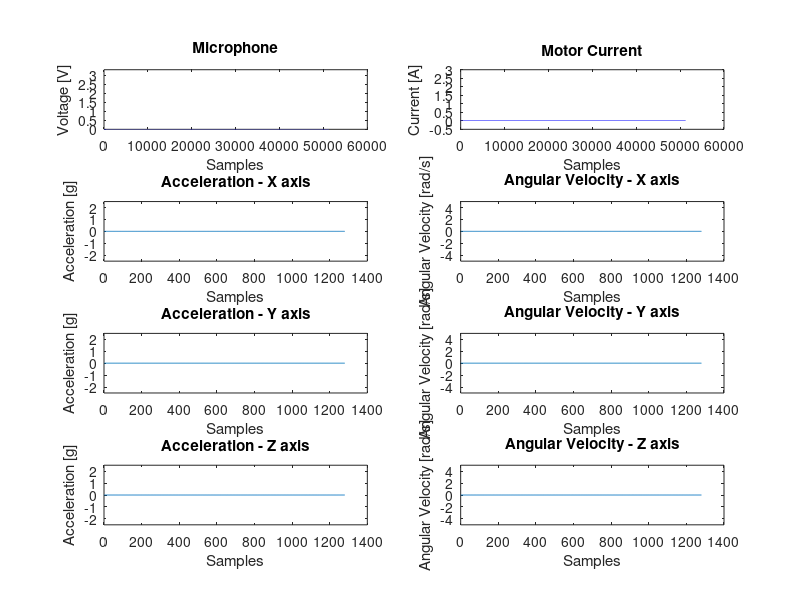
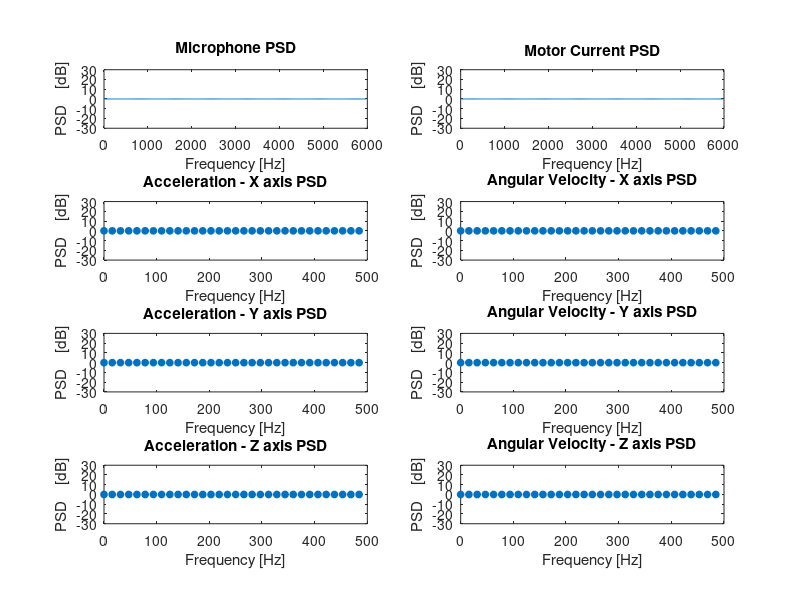

These figures' MATLAB source, in order: (Note: this script raises an error after producing the figures.)
clear all;
close all;
clc;

try
    L = 512; % Length of the ADC device buffer
    N = 100; % How many buffers the adc plot show
    adc_plot_length = N*L; % Total number of elements that the adc plot shows
    id = "u";
    
    L_imu = 64; % Length of the IMU device buffer
    N_i = 20; % How many buffers the IMU plot show 
    imu_length = N_i*64; % Total number of elements that the IMU plot shows 
    
    i = 0; % Microphone plot iteration counter
    j = 0; % Current plot iteration counter
    k = 0; % IMU plot iteration counter
    
    % --Time domain plots--
    f1=figure(1);
    set(f1,'name','Time Domain Plots', 'Position', [750 50 1000 1200]);
    
    % Preallocating data arrays
    mic_data = zeros([1,adc_plot_length]);
    cur_data = zeros([1,adc_plot_length]);
    imu_data = zeros([1,6*L_imu]);
    accel_x_data = zeros([1,imu_length]);
    accel_y_data = zeros([1,imu_length]);
    accel_z_data = zeros([1,imu_length]);
    gyr_x_data = zeros([1,imu_length]);
    gyr_y_data = zeros([1,imu_length]);
    gyr_z_data = zeros([1,imu_length]);
    
    % Creating the split plots
    mic_plot = subplot(4,2,1);
    cur_plot = subplot(4,2,2);
    acc_x_plot = subplot(4,2,3);
    acc_y_plot = subplot(4,2,5);
    acc_z_plot = subplot(4,2,7);
    gyr_x_plot = subplot(4,2,4);
    gyr_y_plot = subplot(4,2,6);
    gyr_z_plot = subplot(4,2,8);
    
    % Plotting the data as circular buffer
    plot(mic_plot, [ mic_data(i*L+1:end)  mic_data(1:i*L)] );
    ylim(mic_plot, [0,3.3]);
    title(mic_plot, "Microphone");
    ylabel(mic_plot, "Voltage [V]");
    xlabel(mic_plot, "Samples");
    
    plot(cur_plot, [ cur_data(i*L+1:end)  cur_data(1:i*L)] );
    ylim(cur_plot, [-0.5,3]);
    title(cur_plot, "Motor Current");
    ylabel(cur_plot, "Current [A]");
    xlabel(cur_plot, "Samples");
    
    plot(acc_x_plot, [accel_x_data(k+1:end) accel_x_data(1:k)]);
    ylim(acc_x_plot, [-2.5,2.5]);
    title(acc_x_plot, "Acceleration - X axis");
    ylabel(acc_x_plot, "Acceleration [g]");
    xlabel(acc_x_plot, "Samples");
    
    plot(acc_y_plot, [accel_y_data(k+1:end) accel_y_data(1:k)]);
    ylim(acc_y_plot, [-2.5,2.5]);
    title(acc_y_plot, "Acceleration - Y axis");
    ylabel(acc_y_plot, "Acceleration [g]");
    xlabel(acc_y_plot, "Samples");
    
    plot(acc_z_plot, [accel_z_data(k+1:end) accel_z_data(1:k)]);
    ylim(acc_z_plot, [-2.5,2.5]);
    title(acc_z_plot, "Acceleration - Z axis");
    ylabel(acc_z_plot, "Acceleration [g]");
    xlabel(acc_z_plot, "Samples");
    
    plot(gyr_x_plot, [gyr_x_data(k+1:end) gyr_x_data(1:k)]);
    ylim(gyr_x_plot, [-5,5]);
    title(gyr_x_plot, "Angular Velocity - X axis");
    ylabel(gyr_x_plot, "Angular Velocity [rad/s]");
    xlabel(gyr_x_plot, "Samples");
    
    plot(gyr_y_plot, [gyr_y_data(k+1:end) gyr_y_data(1:k)]);
    ylim(gyr_y_plot, [-5,5]);
    title(gyr_y_plot, "Angular Velocity - Y axis");
    ylabel(gyr_y_plot, "Angular Velocity [rad/s]");
    xlabel(gyr_y_plot, "Samples");
    
    plot(gyr_z_plot, [gyr_z_data(k+1:end) gyr_z_data(1:k)]);
    ylim(gyr_z_plot, [-5,5]);
    title(gyr_z_plot, "Angular Velocity - Z axis");
    ylabel(gyr_z_plot, "Angular Velocity [rad/s]");
    xlabel(gyr_z_plot, "Samples");
    
    
    
    %Frequency domain plots
    f2=figure(2);
    set(f2,'name','Frequency Domain Plots', 'Position', [1850 50 1000 1200]);
    
    fs = 12000; % ADC sampling frequency
    freq = fs*(0:(L/2-1))/L; % ADC frequency range
    
    fs_imu = 1000; % IMU sampling frequency
    freq_imu = fs_imu*(0:(L_imu/2-1))/L_imu; % IMU frequency range
    
    % Creating the split plots 
    mic_fft_plot = subplot(4,2,1);
    cur_fft_plot = subplot(4,2,2);
    acc_x_fft_plot = subplot(4,2,3);
    acc_y_fft_plot = subplot(4,2,5);
    acc_z_fft_plot = subplot(4,2,7);
    gyro_x_fft_plot = subplot(4,2,4);
    gyro_y_fft_plot = subplot(4,2,6);
    gyro_z_fft_plot = subplot(4,2,8);
    
    % Plotting the FFT data
    mic_fft_data = zeros([1,L/2]);
    plot(mic_fft_plot, freq, mic_fft_data);
    title(mic_fft_plot, "Microphone PSD");
    ylabel(mic_fft_plot, "PSD    [dB]");
    xlabel(mic_fft_plot, "Frequency [Hz]");
    ylim(mic_fft_plot, [-30,30]);
    yticks(mic_fft_plot, -30:10:30);
    xlim(mic_fft_plot, [0,fs/2]);
    
    cur_fft_data = zeros([1,L/2]);
    plot(cur_fft_plot, freq, cur_fft_data);
    title(cur_fft_plot, "Motor Current PSD");
    ylabel(cur_fft_plot, "PSD    [dB]");
    xlabel(cur_fft_plot, "Frequency [Hz]");
    ylim(cur_fft_plot, [-30,30]);
    yticks(cur_fft_plot, -30:10:30);
    xlim(cur_fft_plot, [0,fs/2]);
    
    % Plotting of the IMU FFT data
    acc_x_fft_data = zeros([1,L_imu/2]);
    stem(acc_x_fft_plot, freq_imu, acc_x_fft_data,'filled','BaseValue',-inf, 'MarkerSize',5);
    title(acc_x_fft_plot, "Acceleration - X axis PSD");
    ylabel(acc_x_fft_plot, "PSD    [dB]");
    xlabel(acc_x_fft_plot, "Frequency [Hz]");
    ylim(acc_x_fft_plot, [-30,30]);
    yticks(acc_x_fft_plot, -30:10:30);
    xlim(acc_x_fft_plot, [0,fs_imu/2]);
    
    acc_y_fft_data = zeros([1,L_imu/2]);
    stem(acc_y_fft_plot, freq_imu, acc_y_fft_data,'filled','BaseValue',-inf, 'MarkerSize',5);
    title(acc_y_fft_plot, "Acceleration - Y axis PSD");
    ylabel(acc_y_fft_plot, "PSD    [dB]");
    xlabel(acc_y_fft_plot, "Frequency [Hz]");
    ylim(acc_y_fft_plot, [-30,30]);
    yticks(acc_y_fft_plot, -30:10:30);
    xlim(acc_y_fft_plot, [0,fs_imu/2]);
    
    acc_z_fft_data = zeros([1,L_imu/2]);
    stem(acc_z_fft_plot, freq_imu, acc_z_fft_data,'filled','BaseValue',-inf, 'MarkerSize',5);
    title(acc_z_fft_plot, "Acceleration - Z axis PSD");
    ylabel(acc_z_fft_plot, "PSD    [dB]");
    xlabel(acc_z_fft_plot, "Frequency [Hz]");
    ylim(acc_z_fft_plot, [-30,30]);
    yticks(acc_z_fft_plot, -30:10:30);
    xlim(acc_z_fft_plot, [0,fs_imu/2]);
    
    gyro_x_fft_data = zeros([1,L_imu/2]);
    stem(gyro_x_fft_plot, freq_imu, gyro_x_fft_data,'filled','BaseValue',-inf, 'MarkerSize',5);
    title(gyro_x_fft_plot, "Angular Velocity - X axis PSD");
    ylabel(gyro_x_fft_plot, "PSD    [dB]");
    xlabel(gyro_x_fft_plot, "Frequency [Hz]");
    ylim(gyro_x_fft_plot, [-30,30]);
    yticks(gyro_x_fft_plot, -30:10:30);
    xlim(gyro_x_fft_plot, [0,fs_imu/2]);
    
    gyro_y_fft_data = zeros([1,L_imu/2]);
    stem(gyro_y_fft_plot, freq_imu, gyro_y_fft_data, "filled",'BaseValue',-inf, 'MarkerSize',5);
    title(gyro_y_fft_plot, "Angular Velocity - Y axis PSD");
    ylabel(gyro_y_fft_plot, "PSD    [dB]");
    xlabel(gyro_y_fft_plot, "Frequency [Hz]");
    ylim(gyro_y_fft_plot, [-30,30]);
    yticks(gyro_y_fft_plot, -30:10:30);
    xlim(gyro_y_fft_plot, [0,fs_imu/2]);
    
    gyro_z_fft_data = zeros([1,L_imu/2]);
    stem(gyro_z_fft_plot, freq_imu, gyro_z_fft_data, "filled",'BaseValue',-inf, 'MarkerSize',5);
    title(gyro_z_fft_plot, "Angular Velocity - Z axis PSD");
    ylabel(gyro_z_fft_plot, "PSD    [dB]");
    xlabel(gyro_z_fft_plot, "Frequency [Hz]");
    ylim(gyro_z_fft_plot, [-30,30]);
    yticks(gyro_z_fft_plot, -30:10:30);
    xlim(gyro_z_fft_plot, [0,fs_imu/2]);
    
    s = serialport("COM3", 115200); % Opening serial port with the given baurate
    flush(s);
    pause(0.01);
    
    write(s, 'r', "char");
    
    while (1)
    
        % Reading plot id
        previousid = id;
        id = read(s,1,"char");
        
        % Microphone time data
        if id == 'm'
            mic_data(i*L+1:(i+1)*L) = read(s,L,"single");
            mic_plot.Children.YData = [ mic_data((i+1)*L+1:end)  mic_data(1:i*L)];
            i = mod(i+1, N);
           
            
        % Current time data
        elseif id == 'c'
            cur_data(j*L+1:(j+1)*L) = read(s,L,"single");
            cur_plot.Children.YData = [ cur_data((i+1)*L+1:end)  cur_data(1:i*L)];
            j = mod(j+1, N);
            
        % IMU time data    
        elseif id == 'i'
           imu_data = read(s,6*L_imu,"single");
           
           accel_x_data(k*L_imu+1:(k+1)*L_imu) = imu_data(1:L_imu);
           accel_y_data(k*L_imu+1:(k+1)*L_imu) = imu_data(L_imu+1:2*L_imu);
           accel_z_data(k*L_imu+1:(k+1)*L_imu) = imu_data(2*L_imu+1:3*L_imu);
           gyro_x_data(k*L_imu+1:(k+1)*L_imu) = imu_data(3*L_imu+1:4*L_imu);
           gyro_y_data(k*L_imu+1:(k+1)*L_imu) = imu_data(4*L_imu+1:5*L_imu);
           gyro_z_data(k*L_imu+1:(k+1)*L_imu) = imu_data(5*L_imu+1:6*L_imu);
    
           acc_x_plot.Children.YData = [accel_x_data((k+1)*L_imu+1:end) accel_x_data(1:k*L_imu)];
           acc_y_plot.Children.YData = [accel_y_data((k+1)*L_imu+1:end) accel_y_data(1:k*L_imu)];
           acc_z_plot.Children.YData = [accel_z_data((k+1)*L_imu+1:end) accel_z_data(1:k*L_imu)];
           gyr_x_plot.Children.YData = [gyro_x_data((k+1)*L_imu+1:end) gyro_x_data(1:k*L_imu)];
           gyr_y_plot.Children.YData = [gyro_y_data((k+1)*L_imu+1:end) gyro_y_data(1:k*L_imu)];
           gyr_z_plot.Children.YData = [gyro_z_data((k+1)*L_imu+1:end) gyro_z_data(1:k*L_imu)];
           
           k = mod(k+1, N_i);
           
        % Microphone FFT data
        elseif id == 'M'
            mic_fft_data = read(s,L/2,"single");
            mic_fft_plot.Children.YData = 10*log10(mic_fft_data);
            
        % Current FFT data
        elseif id == 'C'
            cur_fft_data = read(s,L/2,"single");
            cur_fft_plot.Children.YData = 10*log10(cur_fft_data);
            
        % IMU (Accelerometer X) FFT data    
        elseif id == '1'
            acc_x_fft_data = read(s,L_imu/2,"single");
            acc_x_fft_plot.Children.YData = 10*log10(acc_x_fft_data);
            
        % IMU (Accelerometer Y) FFT data    
        elseif id == '2'
            acc_y_fft_data = read(s,L_imu/2,"single");
            acc_y_fft_plot.Children.YData = 10*log10(acc_y_fft_data);
            
        % IMU (Accelerometer Z) FFT data    
        elseif id == '3'
            acc_z_fft_data = read(s,L_imu/2,"single");
            acc_z_fft_plot.Children.YData = 10*log10(acc_z_fft_data);
            
        % IMU (Gyroscope X) FFT data
        elseif id == '4'
            gyro_x_fft_data = read(s,L_imu/2,"single");
            gyro_x_fft_plot.Children.YData = 10*log10(gyro_x_fft_data);
            
        % IMU (Gyroscope Y) FFT data    
        elseif id == '5'
            gyro_y_fft_data = read(s,L_imu/2,"single");
            gyro_y_fft_plot.Children.YData = 10*log10(gyro_y_fft_data);
            
        % IMU (Gyroscope Z) FFT data    
        elseif id == '6'
            gyro_z_fft_data = read(s,L_imu/2,"single");
            gyro_z_fft_plot.Children.YData = 10*log10(gyro_z_fft_data);
        end 
    end
    
    catch ME
        % Catching the figure close event
        if strcmp(ME.identifier, 'MATLAB:class:InvalidHandle')
            pause(0.01);
            flush(s);
            pause(0.01);
            write(s, 's', "char");
            flush(s);
            clear s;
        else
            rethrow(ME);
        end
end
